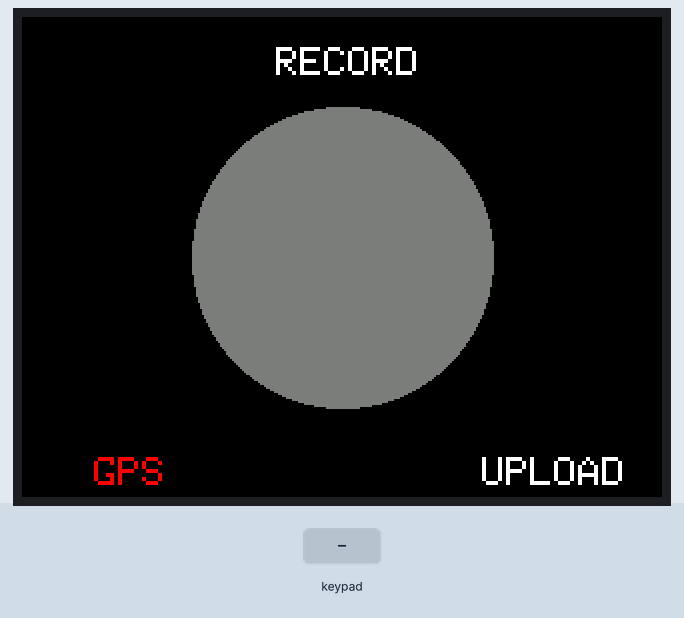
A sketch run on a simulated ESP32. Parts: 320×240 colour display. The inputs (shaded band) are chosen by the test bench. What the sketch prints to the serial monitor is not drawn.

Above: at 1.4 s.
1.5 s: key 'A' pressed
At 2.6 s:
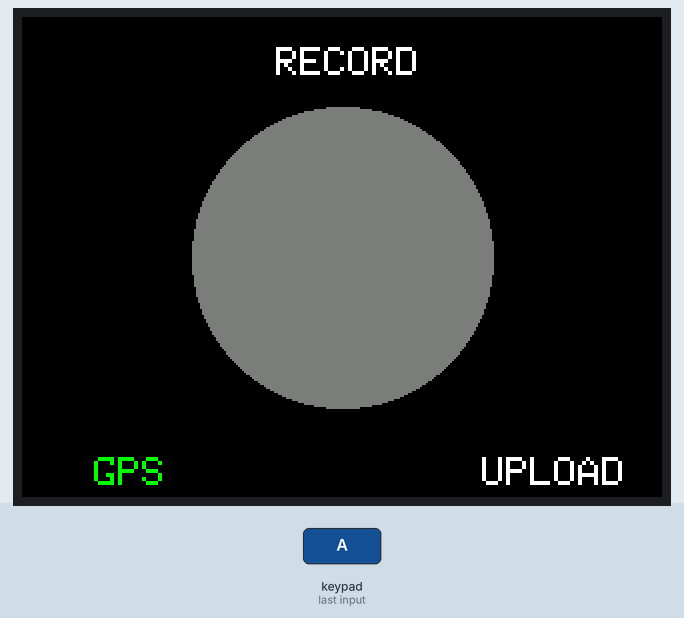
3.0 s: key 'C' pressed
At 3.8 s:
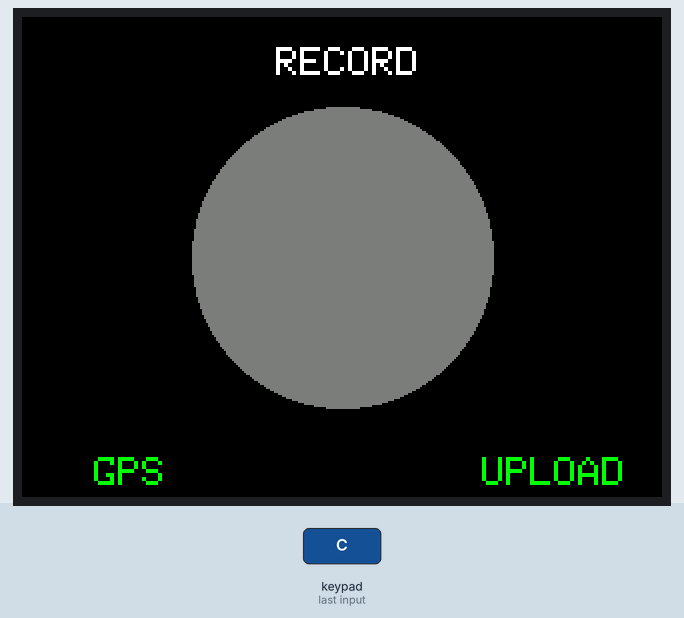
Timing chart, 0 to 3.8 s (numbered marks = the images above; inputs shaded):
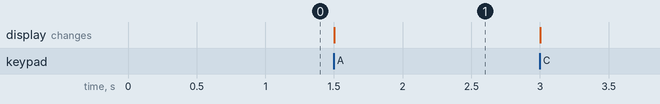

The sketch:

UI.ino
```cpp
#include <M5Core2.h>

#define GPS_X 36
#define GPS_Y 220

#define UPLOAD_X 230
#define UPLOAD_Y 220

void setup() {
  M5.begin();

  Serial.begin(115200);

  initiate_display();
}

void initiate_display() {
  M5.Lcd.fillScreen(BLACK);

  M5.Lcd.setCursor(127, 15);
  M5.Lcd.setTextColor(WHITE);
  M5.Lcd.setTextSize(2);
  M5.Lcd.printf("RECORD");
  M5.Lcd.fillCircle(160, 120, 75, 0x7bef);

  enable_gps();

  M5.Lcd.setCursor(UPLOAD_X, UPLOAD_Y);
  M5.Lcd.setTextColor(WHITE);
  M5.Lcd.printf("UPLOAD");
}

volatile boolean gps_enabled = true;

volatile boolean recording_enabled = false;

void enable_gps() {
  gps_enabled = !gps_enabled;
  M5.Lcd.setTextSize(2);
  M5.Lcd.setCursor(GPS_X, GPS_Y);
  if (gps_enabled) {
    M5.Lcd.setTextColor(GREEN);
  } else {
    M5.Lcd.setTextColor(RED);
  }
  M5.Lcd.printf("GPS");
}

void upload() {
  M5.Lcd.setCursor(UPLOAD_X, UPLOAD_Y);
  M5.Lcd.setTextColor(GREEN);
  M5.Lcd.printf("UPLOAD");
  uint8_t* log_data = (uint8_t *)ps_calloc(1000 * 6000 + 1, sizeof(char));

  free(log_data);
}

bool button_A_pressed = false;

bool button_C_pressed = false;

bool button_rec_pressed = false;

long int last_A_time = millis();

long int last_C_time = millis();

long int last_rec_time = millis();

void check_button_A() {
  if (M5.BtnA.wasReleased() || M5.BtnA.pressedFor(0, 200)) {
    M5.Axp.SetLDOEnable(3, true);
    if (!button_A_pressed) {
      enable_gps();
    }
    button_A_pressed = true;
    last_A_time = millis();
  }
}

void check_button_C() {
  if (M5.BtnC.wasReleased() || M5.BtnC.pressedFor(0, 200)) {
    M5.Axp.SetLDOEnable(3, true);
    if (!button_C_pressed) {
      upload();
    }
    button_C_pressed = true;
    last_C_time = millis();
  }
}

void check_button_record() {
  TouchPoint_t pos = M5.Touch.getPressPoint();
  if (pos.x != -1) {
    if (pos.x > 100 && pos.x < 220 && pos.y > 80 && pos.y < 180) {
      M5.Axp.SetLDOEnable(3, true);
      if (!button_rec_pressed) {
        recording_enabled = !recording_enabled;
      }
      button_rec_pressed = true;
      last_rec_time = millis();
    }
  }
}

void loop() {
  M5.update();

  check_button_A();
  check_button_C();
  check_button_record();

  if (last_A_time + 200 < millis()) {
    button_A_pressed = false;
  }

  if (last_C_time + 200 < millis()) {
    button_C_pressed = false;
  }

  if (last_rec_time + 200 < millis()) {
    button_rec_pressed = false;
  }

  if (!button_A_pressed && !button_C_pressed && !button_rec_pressed) {
    M5.Axp.SetLDOEnable(3, false);
  }
  Serial.println(recording_enabled);
}
```

Measured:
- after the input at 1.5 s, the display: changes at once (image 1)
